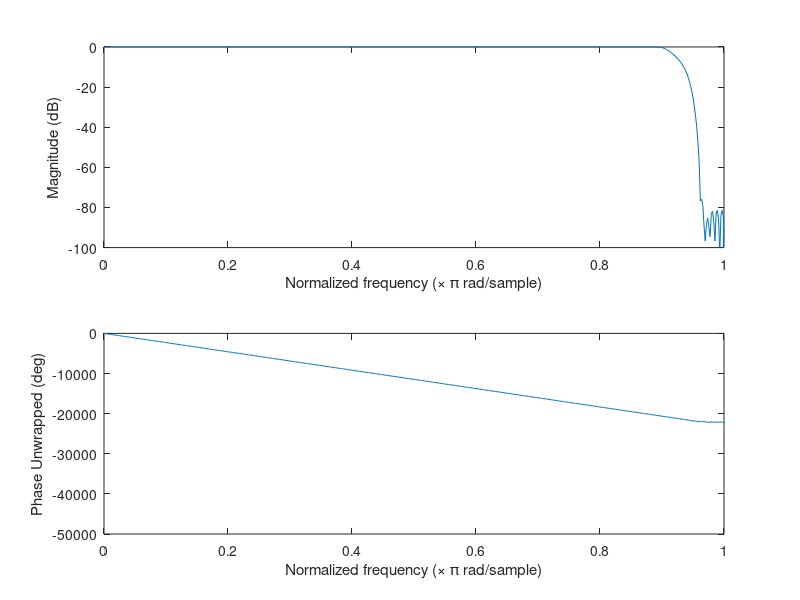

Write the MATLAB code that produced this figure.
% Problem 3.3
clc
clf
close all
clearvars

N = 255;
nfft = 1024;
fp_normx = 0.9;
fs_normx = 0.95;
f_normx = [0, fp_normx, fs_normx, 1];
ampx = [1, 1, 0, 0];
w = [1,1];
x = fir2(N,f_normx,ampx);

%% Part a
Xdft = fft(x, nfft);
f_ax = linspace(0,2,nfft);
figure()
for i = [1,2]
    ax(i) = subplot(2,1,i);
end
subplot(ax(1))
plot(f_ax,mag2db(abs(Xdft)))
xlim([0, 1])
ylim([-100, 0])
xlabel('Normalized frequency (\times \pi rad/sample)')
ylabel('Magnitude (dB)')
subplot(ax(2))
plot(f_ax,(rad2deg(unwrap(angle(Xdft)))))
% plot(f_ax,(rad2deg(angle(Xdft))))
xlim([0, 1])
xlabel('Normalized frequency (\times \pi rad/sample)')
ylabel('Phase Unwrapped (deg)')
% ylabel('Phase (deg)')
% idx_px = find(f_ax<fp_normx);
% idx_sx = intersect(find(f_ax>fs_normx),find(f_ax<1));
% dpx = max(abs(abs(Xdft(idx_px))-1));
% dsx = max(abs(abs(Xdft(idx_sx))-0));

%% Part b
% us_factor = 2;
% fp_normu = fp_normx/us_factor;
% fs_normu = fs_normx/us_factor;
% u = upsample(x,us_factor,0);
% Udft = fft(u, nfft);
% f_ax = linspace(0,2,nfft);
% figure()
% for i = [1,2]
%     ax(i) = subplot(2,1,i);
% end
% subplot(ax(1))
% plot(f_ax,mag2db(abs(Udft)))
% xlim([0, 1])
% ylim([-100, 0])
% xlabel('Normalized frequency (\times \pi rad/sample)')
% ylabel('Magnitude (dB)')
% subplot(ax(2))
% plot(f_ax,(rad2deg(unwrap(angle(Udft)))))
% % plot(f_ax,(rad2deg(angle(Udft))))
% xlim([0, 1])
% xlabel('Normalized frequency (\times \pi rad/sample)')
% ylabel('Phase Unwrapped (deg)')
% % ylabel('Phase (deg)')
% idx_pu = find(f_ax<fp_normu);
% idx_su = intersect(find(f_ax>fs_normu),find(f_ax<1-fs_normu));
% dpu = max(abs(abs(Udft(idx_pu))-1));
% dsu = max(abs(abs(Udft(idx_su))-0));

%% Part c
% Nf = 40;
% fp_normf = fp_normu;
% fs_normf = 2/us_factor-fp_normf;
% f_normf = [0, fp_normf, fs_normf, 1];
% ampf = [1, 1, 0, 0];
% f = firpm(Nf,f_normf,ampf);
% f = f/f(21);
% % figure()
% % stem([0:Nf],f)
% % fvtool(f)
% y = conv(u,f);
% figure()
% stem(u(256-10:257+10))
% hold on
% stem(y(276-10:277+10))
% hold off
% % fvtool(u,1,y,1)

%% Part e
% us_factor = 3;
% fp_normx2 = fp_normx/us_factor;
% fs_normx2 = fs_normx/us_factor;
% x2 = upsample(x,us_factor,0);
% 
% Nf = 80;
% fp_normf = fp_normx2;
% fs_normf = 2/us_factor-fp_normf;
% f_normf = [0, fp_normf, fs_normf, 1];
% ampf = [1, 1, 0, 0];
% f = firpm(Nf,f_normf,ampf);
% f = f/f(41);
% % figure()
% % stem([0:Nf],f)
% % fvtool(f)
% 
% z = conv(x2,f);
% Nx2 = length(x2);
% Nz = length(z);
% figure()
% stem(x2(Nx2/2-10:Nx2/2+11))
% hold on
% stem(z(Nz/2-10:Nz/2+11))
% hold off